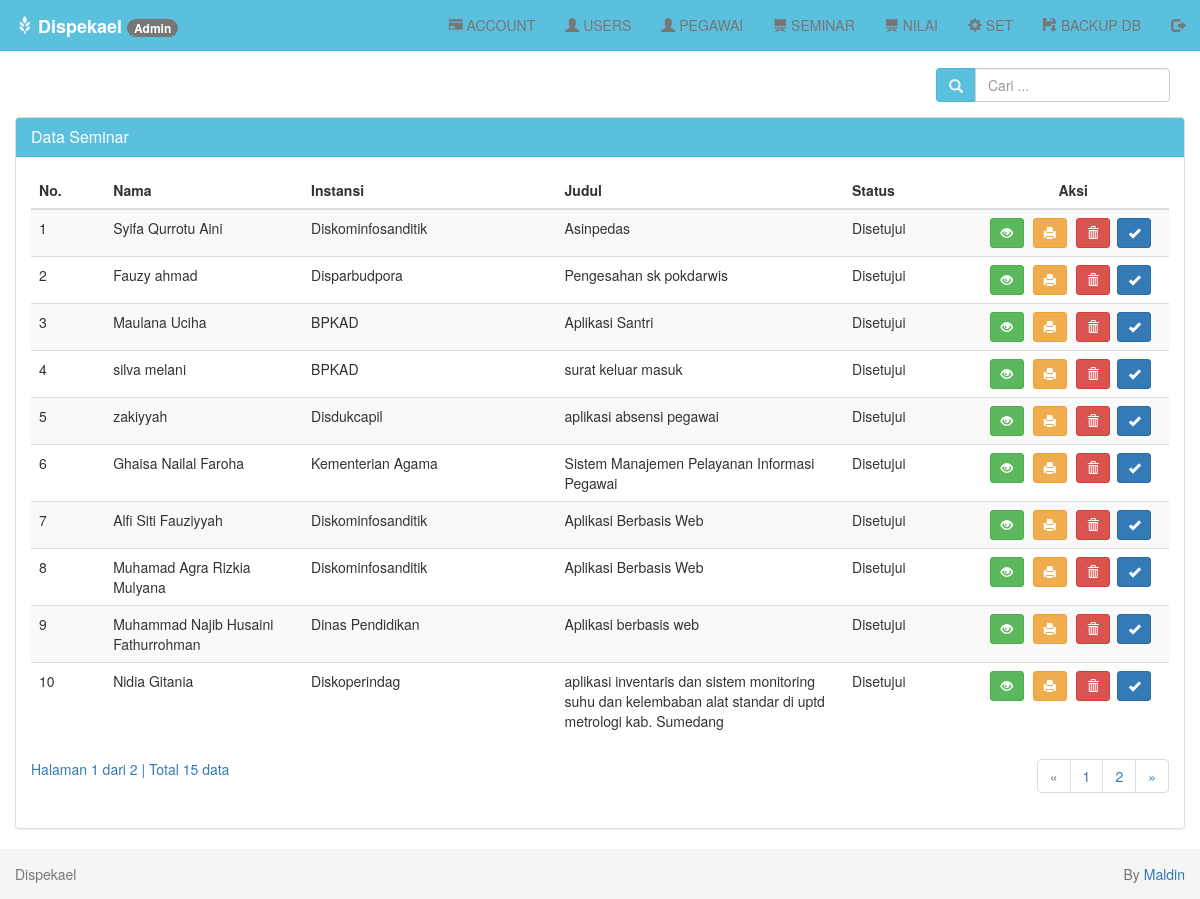
/index.php?page=seminar-tampil (signed in), run on an earlier commit of the app's database.
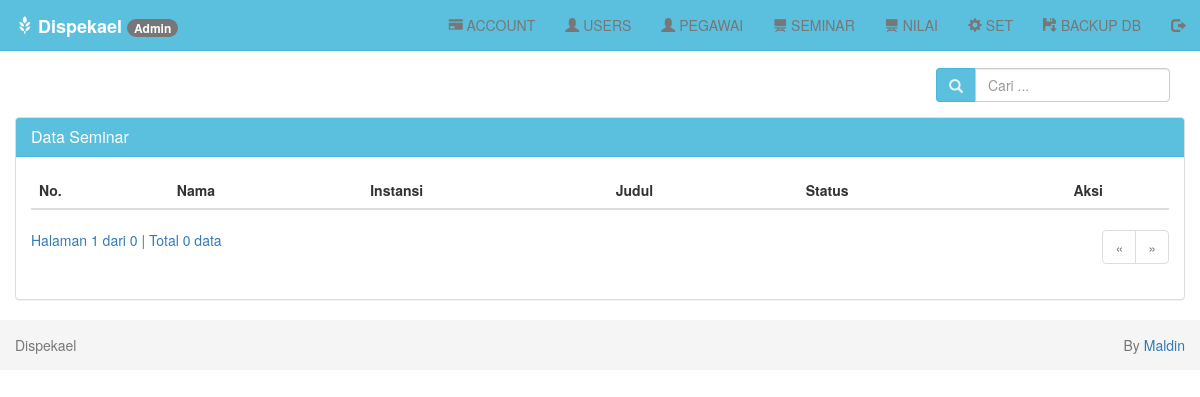
And on a later commit of the database.
### tables this page shows
CREATE TABLE `seminar` (
  `idseminar` int(5) NOT NULL AUTO_INCREMENT,
  `nis` int(8) NOT NULL,
  `judul` varchar(255) NOT NULL,
  `file` varchar(255) NOT NULL,
  `tautan` varchar(255) NOT NULL,
  `statussem` varchar(30) NOT NULL,
  `ket` varchar(255) NOT NULL,
  `pengujilap` int(8) NOT NULL,
  `pengujiapl` int(8) NOT NULL,
  `nilaiprakerin` int(3) NOT NULL,
  `nilailaporan` int(3) NOT NULL,
  `nilaiaplikasi` int(3) NOT NULL,
  PRIMARY KEY (`idseminar`)
);

CREATE TABLE `users` (
  `nis` bigint(12) unsigned NOT NULL,
  `id` bigint(12) unsigned NOT NULL,
  `nama` varchar(255) NOT NULL,
  `tanggal_lahir` date NOT NULL,
  `alamat` varchar(255) NOT NULL,
  `instansi` varchar(100) NOT NULL,
  `telp` varchar(15) NOT NULL,
  `stat` varchar(30) NOT NULL,
  `foto` varchar(255) NOT NULL,
  PRIMARY KEY (`nis`)
);

### seminar/tampil.php (the view, shortened to what the changed rows need)
<?php
if (isset($_POST['cari'])) {
    $cari = $_POST['cari'];
} else {
    $cari = "";
}
?>
<br>
<div class="row">
    <div class="col-md-12">
        <div class="panel-body">
            <div class="pull-right btn-tambah">
                <form class="form-inline" method="POST" action="?page=seminar-tampil">
                    <div class="form-group">
                        <div class="input-group">
                            <div class="input-group-addon">
                                <i class="glyphicon glyphicon-search"></i>
                            </div>
                            <input type="text" class="form-control" name="cari" placeholder="Cari ..." autocomplete="off" value="<?php echo $cari; ?>">
                        </div>
                    </div>
                </form>
            </div>
        </div>
        <div class="panel panel-default">
            <div class="panel-heading">
                <h3 class="panel-title">Data Seminar</h3>
            </div>
            <div class="panel-body">
                <div class="table-responsive">
                    <table class="table table-striped table-hover">
                        <thead>
                            <tr>
                                <th>No.</th>
                                <th>Nama</th>
                                <th>Instansi</th>
                                <th>Judul</th>
                                <th>Status</th>
                                <th class='center'>Aksi</th>
                            </tr>
                        </thead>
                        <tbody>
                            <?php
                            $batas = 10;
                            if (isset($cari)) {
                                $jumlah_record = mysqli_query($db, "SELECT seminar.*, users.nama, users.instansi FROM seminar JOIN users ON users.nis = seminar.nis WHERE instansi LIKE '%$cari%' OR nama LIKE '%$cari%'") or die('Ada kesalahan pada query jumlah_record: ' . mysqli_error($db));
                            } else {
                                $jumlah_record = mysqli_query($db, "SSELECT seminar.*, users.nama, users.instansi FROM seminar JOIN users ON users.nis = seminar.nis") or die('Ada kesalahan pada query jumlah_record: ' . mysqli_error($db));
                            }
                            $jumlah  = mysqli_num_rows($jumlah_record);
                            $halaman = ceil($jumlah / $batas);
                            $page    = (isset($_GET['hal'])) ? (int)$_GET['hal'] : 1;
                            $mulai   = ($page - 1) * $batas;
                            $no = 1;
                            if (isset($cari)) {
                                $query = mysqli_query($db, "SELECT seminar.*, users.nama, users.instansi FROM seminar JOIN users ON users.nis = seminar.nis WHERE instansi LIKE '%$cari%' OR nama LIKE '%$cari%' ORDER BY nis LIMIT $mulai, $batas")
                                    or die('Ada kesalahan pada query seminar: ' . mysqli_error($db));
                            } else {
                                $query = mysqli_query($db, "SELECT seminar.*, users.nama, users.instansi FROM seminar JOIN users ON users.nis = seminar.nis ORDER BY nis LIMIT $mulai, $batas") or die('Ada kesalahan pada query seminar: ' . mysqli_error($db));
                            }
                            while ($data = mysqli_fetch_assoc($query)) {
                                echo "  <tr>
                      <td width='20'>$no</td>
                      <td width='100'>$data[nama]</td>
                      <td width='75'>$data[instansi]</td>
                      <td width='150'>$data[judul]</td>
                      <td width='50'>$data[statussem]</td>
                      <td width='100' class='center'>
                        <div class=''>
                        <a data-toggle='tooltip' data-placement='top' title='Detail' style='margin-right:5px' class='btn btn-success btn-sm' href='?page=seminar-detail&id=$data[idseminar]'> <i class='glyphicon glyphicon-eye-open'></i></a>
                        <a data-toggle='tooltip' data-placement='top' title='Print Detail' style='margin-right:5px' class='btn btn-warning btn-sm' href='?page=seminar-print-detail&id=$data[idseminar]' target='_blank'> <i class='glyphicon glyphicon-print'></i></a>";;
                            ?>
                                <?php
                                if ($_SESSION['level'] == "Admin") {
                                    echo "<a data-toggle='tooltip' data-placement='top' title='Hapus' class='btn btn-danger btn-sm' href='?page=seminar-hapus&id=$data[idseminar]' onclick='return confirm('Anda yakin ingin menghapus $data[nama]');'> <i class='glyphicon glyphicon-trash'></i></a>&nbsp";
                                    echo " <a data-toggle='tooltip' data-placement='top' title='Aktivasi' style='margin-right:5px' class='btn btn-primary btn-sm' href='?page=aktivasi-seminar&id=$data[idseminar]'> <i class='glyphicon glyphicon-ok'></i></a>";
                                } else if ($_SESSION['level'] == "User") {
                                }
                                ?>
                            <?php
                                echo "
                        </div>
                      </td>
                    </tr>";
                                $no++;
                            }
                            ?>
                        </tbody>
                    </table>
                    <?php
                    if (empty($_GET['hal'])) {
                        $halaman_aktif = '1';
                    } else {
                        $halaman_aktif = $_GET['hal'];
                    }
                    ?>
                    <a>
                        Halaman <?php echo $halaman_aktif; ?> dari <?php echo $halaman; ?> |
                        Total <?php echo $jumlah; ?> data
                    </a>
                    <nav>
                        <ul class="pagination pull-right">
                            <?php
                            if ($halaman_aktif <= '1') { ?>
                                <li class="disabled">
                                    <a href="" aria-label="Previous">
                                        <span aria-hidden="true">&laquo;</span>
                                    </a>
                                </li>
                            <?php
                            }
                            ?>
                            <?php
                            for ($x = 1; $x <= $halaman; $x++) { ?>
                                <li class="">
                                    <a href="?page=seminar-tampil&hal=<?php echo $x ?>"><?php echo $x ?></a>
                                </li>
                            <?php
                            }
                            ?>
                            <?php
                            if ($halaman_aktif >= $halaman) { ?>
                                <li class="disabled">
                                    <a href="" aria-label="Next">
                                        <span aria-hidden="true">&raquo;</span>
                                    </a>
                                </li>
                            <?php
                            } else { ?>
                                <li>
                                    <a href="?page=seminar-tampil&hal=<?php echo $page + 1 ?>" aria-label="Next">
                                        <span aria-hidden="true">&raquo;</span>
                                    </a>
                                </li>
                            <?php
                            }
                            ?>
                        </ul>
                    </nav>
                </div>
            </div>
        </div>
    </div>
</div>

### menu/menu-admin.php (shortened to what the changed rows need)
<div class="container-fluid">
    <div class="navbar-header">
        <a class="navbar-brand" href="index.php">
            <i class="glyphicon glyphicon-grain"></i>
            <b>Dispekael</b> <span class="badge"><?php echo $_SESSION['level']; ?></span></a>
    </div>
    <?php
    $ids = $_SESSION['id'];
    ?>
    <div class="collapse navbar-collapse" id="bs-example-navbar-collapse-1">
        <ul class="nav navbar-nav navbar-right">
            <li><a href="?page=user-tampil"> <i class="glyphicon glyphicon-credit-card"></i> ACCOUNT </a></li>
            <li><a href="?page=users-tampil"> <i class="glyphicon glyphicon-user"></i> USERS </a></li>
            <li><a href="?page=pegawai-tampil"> <i class="glyphicon glyphicon-user"></i> PEGAWAI</a></li>
            <li><a href="?page=seminar-tampil"> <i class="glyphicon glyphicon-blackboard"></i> SEMINAR</a></li>
            <li><a href="?page=tampil-nilai"> <i class="glyphicon glyphicon-blackboard"></i> NILAI</a></li>
            <li><a href="?page=ubah&id=<?php echo $ids ?>"><i class="glyphicon glyphicon-cog"></i> SET</a></li>
            <li><a href="config/backup.php"><i class="glyphicon glyphicon-floppy-save"></i> BACKUP DB</a></li>
            <li><a href="logout.php"> <i class="glyphicon glyphicon-log-out"></i></a></li>
        </ul>
    </div>
</div>

What changed in the data, as far as the page shows it:
removed seminar: users.nama "Syifa Qurrotu Aini", users.instansi "Diskominfosanditik", judul "Asinpedas", statussem "Disetujui"
removed seminar: users.nama "Fauzy ahmad", users.instansi "Disparbudpora", judul "Pengesahan sk pokdarwis", statussem "Disetujui"
removed seminar: users.nama "Maulana Uciha", users.instansi "BPKAD", judul "Aplikasi Santri", statussem "Disetujui"
removed seminar: users.nama "silva melani", users.instansi "BPKAD", judul "surat keluar masuk", statussem "Disetujui"
removed seminar: users.nama "zakiyyah", users.instansi "Disdukcapil", judul "aplikasi absensi pegawai", statussem "Disetujui"
removed seminar: users.nama "Ghaisa Nailal Faroha", users.instansi "Kementerian Agama", judul "Sistem Manajemen Pelayanan Informasi Pegawai", statussem "Disetujui"
removed seminar: users.nama "Alfi Siti Fauziyyah", users.instansi "Diskominfosanditik", judul "Aplikasi Berbasis Web", statussem "Disetujui"
removed seminar: users.nama "Muhamad Agra Rizkia Mulyana", users.instansi "Diskominfosanditik", judul "Aplikasi Berbasis Web", statussem "Disetujui"
removed seminar: users.nama "Muhammad Najib Husaini Fathurrohman", users.instansi "Dinas Pendidikan", judul "Aplikasi berbasis web", statussem "Disetujui"
removed seminar: users.nama "Nidia Gitania", users.instansi "Diskoperindag", judul "aplikasi inventaris dan sistem monitoring suhu dan kelembaban alat standar di uptd metrologi kab. Sumedang", statussem "Disetujui"
Also different on the page:
$halaman: "2" → "0"
$jumlah: "15" → "0"
list line gone: "1"
list line gone: "2"
